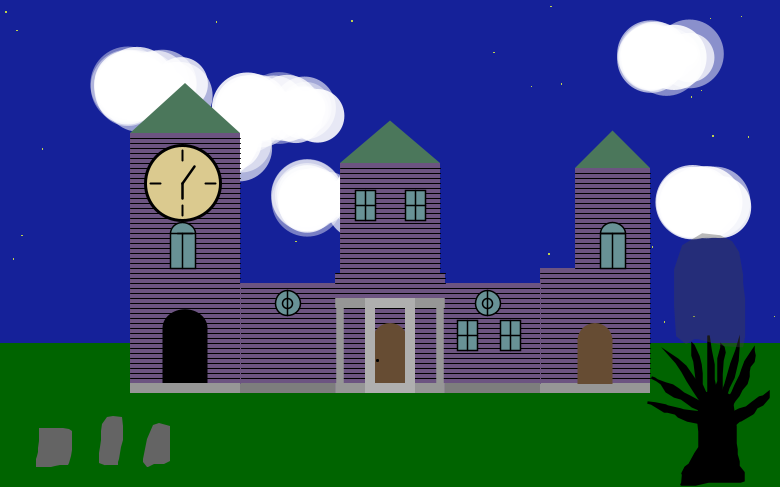
Frame 1 (no input)
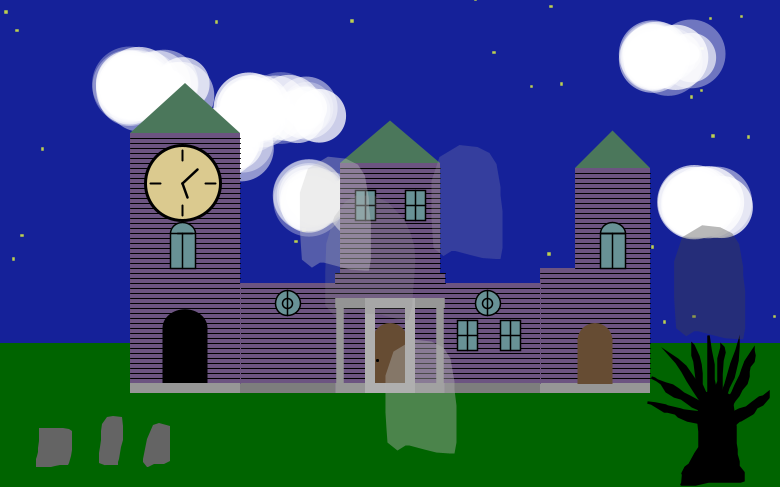
Frame 60 (the mouse pressed at the canvas centre just before this capture)
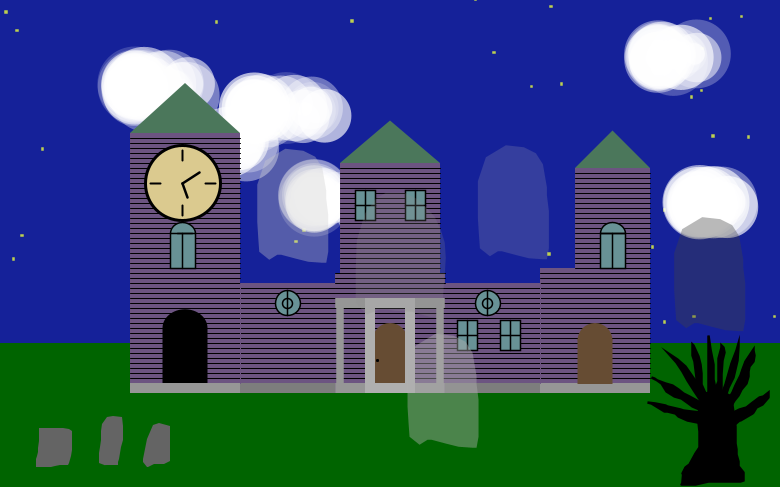
Frame 120 (the mouse held since frame 60 and released just before this capture)

The Processing sketch that drew these frames (run headless with seeded random() and noise(); from frame 60 on, the mouse is pressed at the canvas centre):

// Processing sketch: processing_133256
// ── processing_133256.pde

//James LeVasseur
//Feburary 11th 2014
//My "haunted" house for nmd 295.



//declaration variables
float midx, midy; //used for mid screen
float treex, treey; //used for tree coordinates
boolean point = false;//used for plotting
boolean flickon; //used for flickering of windows

int cloudSpawnOne, cloudSpawnTwo, cloudSpawnThree; //used for spawning clouds at different rates

Weather weather; //a single weather object, determines weather of sketch

float currentWindSpeed, windTime; //floats for determining windspeed and when it changes respectively
int trueWindTime; //int for converting windTime

Orbit theSun,theMoon,theClockMin,theClockHour; //new Orbit objects, sun and moon

float newWind; //float newWind determines new wind speeds

color win1,win2,win3,win4,win5,win6,win7,win8; //colors for windows of the house

Windy theWind; //theWind, a windy object

Timer timerOne,timerTwo,timerThree; //timers used for timing clouds

Timer flickrTime,flickoffTime;//timers used for window flickering

Timer windChange; //determines when the windChanges

ArrayList<Cloudy> clouds; //a new arraylist to contain the clouds

ArrayList<Orbit> stars; //A new ArrayList of orbit objects for stars

ArrayList<WFX> allrain; //used for containg rain

ArrayList<WFX> allsnow; //used for containing snow

ArrayList<WFX> fallensnow; //used for containing snow on the ground

ArrayList<WFX> rainsplash; //used for containing rain splashes

ArrayList<monster> ghosts; //used for containing ghosts

float snowcount,raincount; //variables used for determining amount of rain and snow

void setup(){
  //size of screen
  
  size(780,487);
  //initialization of mid screen variables
  midx=width/2;
  midy=height/2;
  
  //initialization of tree variables
  treex=midx+20;
  treey=midy+35;

  //initializes variables from about
 raincount = 0;
 snowcount = 0;

  //initializes the moon
  theMoon = new Orbit("moon",500,350,midx,midy+150); 
  //initializes the sun
  theSun = new Orbit("sun", 500,390,midx,midy+175);
  theClockHour = new Orbit("hour", 20,20,(width/2)-207.5,(height/2)-60);
  theClockMin = new Orbit("min", 15,15,(width/2)-207.5,(height/2)-60);
  
  
  clouds = new ArrayList<Cloudy>(); //initializing a new arraylist for clouds
  stars = new ArrayList<Orbit>(); //initializes the stars arraylist
  allrain = new ArrayList<WFX>(); //initialize the rain arraylist
  allsnow = new ArrayList<WFX>(); //initialize the snow arraylist
  fallensnow = new ArrayList<WFX>(); //initialize the fallensnow arraylist
  rainsplash = new ArrayList<WFX>(); //initialize the rainsplash arraylist
  ghosts = new ArrayList<monster>(); //initialize the ghosts arraylist
  
  //initializes the wind
  theWind = new Windy();
  //initializes the weather
  weather = new Weather();
  //setting values for cloudpawn, will be used for timers relating to cloud spawn time
  cloudSpawnOne = 8000;
  cloudSpawnTwo = 5000;
  cloudSpawnThree = 12000;
  
  //initializing new timers with their times
  timerOne = new Timer(cloudSpawnOne);
  timerTwo = new Timer(cloudSpawnTwo);
  timerThree= new Timer(cloudSpawnThree);
  
  flickrTime = new Timer(4000);//flickr off is always more than on
  flickoffTime = new Timer(6000);
  //random time between the wind changes direction
  windTime = random(10000,50000);
  //converts the float windTime to an int
  trueWindTime = int(windTime);
  //new Timer for wind
  windChange = new Timer(trueWindTime);
  
  //colors of all the windows, for the flickr function
  win1= color(104,146,150);
  win2= color(104,146,150);
  win3= color(104,146,150);
  win4= color(104,146,150);
  
  win5= color(104,146,150);
  win6= color(104,146,150);
  win7= color(104,146,150);
  win8= color(104,146,150);
  
  //gets the current weather decided by the weather object
  String currentWeather = weather.theWeather();
  
  //spawns several clouds in the middle of the screen at the start of the sketch
  for(int s=0;s<random(1,6);s++){
    //the skies function is used for cloud spawning
      skies(currentWindSpeed,currentWeather,true); //passing windspeed, current weather and a boolean, true is to indicate that this is before the draw function has started, and therefore the clouds should spawn in the middle of the screen
    }
  
  //initializes flickon
  flickon=false;
  //generates 200 stars
  for(int q=0;q<200;q++){
    //night skies generates stars
    nightSkies();
  }
 
}

void draw(){

  background(0,0,100); //background
  smooth(); //used to smooth out lines and objects
  //uses the function horizon for the sky
  horizon(theSun.currentDeg());
  //loops through the stars Arraylist
  for(int j=0;j<stars.size();j++){
    Orbit tempStar = stars.get(j);//sets new orbit equal to current object that j is getting from stars arraylist
    tempStar.run(theSun.currentDeg());//runs that object, passing it the current degree of the sun
  }
  
  String currentWeather = weather.theWeather();//gets the current weather, rewritten here so it will be updated with draw function

  
  theMoon.run(theSun.currentDeg());//runs moon passing the current degree of the sun
  theSun.run(theSun.currentDeg());//runs the sun, passes it's own current deg, but never makes use of it

  
  //for loop to run through the clouds in "clouds"
  for(int i=0;i<clouds.size();i++){
    Cloudy tempCloud = clouds.get(i); //sets temp to current cloud
    tempCloud.run(currentWindSpeed,currentWeather);//runs functions for current cloud
    if(tempCloud.x>width+250||tempCloud.x<-250||tempCloud.opa<10){ //checks to see if current cloud is beyond 50 more than the width
      clouds.remove(tempCloud); //removes current cloud from "clouds" to keep "clouds" small and to conserve memory
    }
  }
  
  

  noStroke(); //used for base house rooms

  rectMode(CENTER); //used for all rectangles
  
  noStroke();
  fill(0,100,0);//color of grass
  rect(midx,midy+175,width,150); //grass

  fill(108,84,129);
  rect(midx,midy+90,110,120);//center room
  rect(midx,midy-25,100,110);//center higher room
  
  fill(150);
  rect(midx+36.5,midy+145,36.5,10);//front foundation right
  rect(midx-36.5,midy+145,36.5,10);//front foundation left
  
  fill(175);
  rect(midx,midy+145,50,10); //front foundation middle

  fill(108,84,129);
  rect(midx+105,midy+95,100,110);//right room
  rect(midx-105,midy+95,100,110);//left room
  
  fill(125);
  rect(midx+105,midy+145,100,10); //right foundation
  rect(midx-105,midy+145,100,10); //left foundation
  
  fill(108,84,129);
  rect(midx+205,midy+87.5,110,125);//far right room
  rect(midx-205,midy+20,110,260);//far left room
  
  rect(midx+222.5,midy-25,75,100);//far right top room
  
  fill(150);
  rect(midx+205,midy+145,110,10);//far right foundation
  rect(midx-205,midy+145,110,10);//far left foundation
  
  stroke(0);
  strokeWeight(1);
  //the following for loops make the siding for different parts of the house as labeled
  //Left Room
  for(int i=0, j=45; i<19;i++){
   
    line(midx-150,midy+j,midx-55,midy+j);
    j+=5;
  }

  //right room
  
  for(int i=0, j=45; i<19;i++){
 
    line(midx+150,midy+j,midx+55,midy+j);
    j+=5;
  }

  //top center
  for(int i=0, j=25; i<21;i++){
  
    line(midx-50,midy+j,midx+50,midy+j);
    j-=5;
  }
  //far right room
  for(int t=0, y=30;t<22;t++){
    line(midx+150,midy+y,midx+260,midy+y);
    y+=5;
  }

  //top far right
  
  for(int q=0, w= 25;q<20;q++){
    
    line(midx+185,midy+w,midx+260,midy+w);
    w-=5;
  }

  
  //clock tower
  for(int e=0, r = 135; e<49;e++){
    
    line(midx-150,midy+r,midx-260,midy+r);
    r-=5;
    
  }

  
  
  //center room
  for(int v = 0, b = 135; v<22;v++){
    line(midx-55,midy+b,midx+55,midy+b);
    b-=5;
    
  }

  noStroke();
  fill(75,119,91);
  triangle(midx-260,midy-110,midx-205,midy-160,midx-150,midy-110);//clock tower roof
  triangle(midx-50,midy-80,midx,midy-122.5,midx+50,midy-80); //center roof
  triangle(midx+185,midy-75,midx+222.5,midy-112.5,midx+260,midy-75); //right roof
  
  fill(219,202,143);
  stroke(0);
  strokeWeight(3);
  ellipse(midx-207.5,midy-60,75,75); //clock face
  strokeWeight(1);
  stroke(108,84,129);
  line(midx+150,midy+40,midx+150,midy+140); //line on right side of house used to break up siding
  line(midx-150,midy+40,midx-150,midy+140); //line on left side of house used to break up siding
  
  fill(102,76,51);
  noStroke();
  rect(midx,midy+117.5,35,45);//front door
  arc(midx,midy+97.5,35,35,PI, TWO_PI); //front door top
  
  stroke(0);
  fill(0);
  ellipse(midx-12.5,midy+117.5,2.5,2.5); //door knobs
  ellipse(midx+190,midy+112.5,2.5,2.5);
 
 
  strokeWeight(2);//for clock lines
  
  stroke(0);
  //lines on the clock
  line(midx-207.5,midy-92.5,midx-207.5,midy-82.5);
  line(midx-185,midy-60,midx-175,midy-60);
  line(midx-240,midy-60,midx-230,midy-60);
  line(midx-207.5,midy-27.5,midx-207.5,midy-37.5);
  
  strokeWeight(1);
  
  noStroke();

  
  fill(175);
  rect(midx-20,midy+102.5,10,75);//front pillars
  rect(midx+20,midy+102.5,10,75);
  
  fill(150);
  rect(midx+50,midy+102.5,7.5,75);//side pillars
  rect(midx-50,midy+102.5,7.5,75);
  
  rect(midx-36.5,midy+60,36.5,10); //top blocks
  rect(midx+36.5,midy+60,36.5,10);
  fill(175);
  rect(midx,midy+60,50,10); //middle block
  
  fill(0);
  rect(midx-205,midy+112.5,45,55); //door for clock tower
  arc(midx-205,midy+85,45,37.5,PI, TWO_PI); //clock tower door top
  
  fill(102,76,51);
  rect(midx+205,midy+118.5,35,45); //far right door
  arc(midx+205,midy+97.5,35,35,PI, TWO_PI); //far right door top

  //window center left
  noStroke(); 
  fill(win1);
  rect(midx-25,midy-37.5,20,30); //rect with blue tint- glass
  stroke(0);
  noFill();
  strokeWeight(1.5);
  rect(midx-25,midy-37.5,20,30); //frame
  line(midx-35,midy-37.5,midx-15,midy-37.5);//frame
  line(midx-25,midy-52.5,midx-25,midy-22.5);//frame
  
  //window center right
  noStroke();
  fill(win2);
  rect(midx+25,midy-37.5,20,30);//rect with blue tint- glass
  stroke(0);
  noFill();
  strokeWeight(1.5);
  rect(midx+25,midy-37.5,20,30);//frame
  line(midx+35,midy-37.5,midx+15,midy-37.5);//frame
  line(midx+25,midy-52.5,midx+25,midy-22.5);//frame
  
  //window right room left
  noStroke();
  fill(win3);
  rect(midx+77.5,midy+92.5,20,30);//rect with blue tint- glass
  stroke(0);
  noFill();
  strokeWeight(1.5);
  rect(midx+77.5,midy+92.5,20,30);//frame
  line(midx+67.5,midy+92.5,midx+87.5,midy+92.5);//frame
  line(midx+77.5,midy+107.5,midx+77.5,midy+77.5);//frame
  
  //window right room right
  noStroke();
  fill(win4);
  rect(midx+120,midy+92.5,20,30);//rect with blue tint- glass
  stroke(0);
  noFill();
  strokeWeight(1.5);
  rect(midx+120,midy+92.5,20,30);//frame
  line(midx+110,midy+92.5,midx+130,midy+92.5);//frame
  line(midx+120,midy+107.5,midx+120,midy+77.5);//frame
  
  //circle window, left room
  noStroke();
  fill(win5);
  ellipse(midx-102.5,midy+60,25,25);//ellipse with blue tint- glass
  stroke(0);
  noFill();
  ellipse(midx-102.5,midy+60,25,25); //first frame
  ellipse(midx-102.5,midy+60,10,10);//smaller frame
  line(midx-102.5,midy+72.5,midx-102.5,midy+47.5); //line frame
  //circle window, right room
  noStroke();
  fill(win6);
  ellipse(midx+97.5,midy+60,25,25);//ellipse with blue tint- glass
  stroke(0);
  noFill();
  ellipse(midx+97.5,midy+60,25,25); //first frame
  ellipse(midx+97.5,midy+60,10,10); //smaller frame
  line(midx+97.5,midy+72.5,midx+97.5,midy+47.5); //line frame
  //right poarch window
  fill(win7);
  noStroke();
  rect(midx+222.5,midy+7.5,25,35); //glass
  arc(midx+222.5,midy-10,25,21,PI, TWO_PI); //glass
  stroke(0);
  noFill();
  rect(midx+222.5,midy+7.5,25,35); //frame
  arc(midx+222.5,midy-10,25,21,PI, TWO_PI);  //frame
  line(midx+222.5,midy+25,midx+222.5,midy-10); //frame
  line(midx+210,midy-10,midx+235,midy-10); //frame
  //left poarch window
  fill(win8);
  noStroke();
  rect(midx-207.5,midy+7.5,25,35); //glass
  arc(midx-207.5,midy-10,25,21,PI, TWO_PI);//glass 
  stroke(0);
  noFill();
  rect(midx-207.5,midy+7.5,25,35); //frame
  arc(midx-207.5,midy-10,25,21,PI, TWO_PI); //frame 
  line(midx-207.5,midy+25,midx-207.5,midy-10); //frame
  line(midx-197.5,midy-10,midx-212.5,midy-10); //frame
  
  
  //function "istime" returns an integer, these assign the returned ints to a variable
  int one = timerOne.istime();
  int two = timerTwo.istime();
  int three = timerThree.istime();
  
  if(one==1&&currentWeather!="blue"||two==1&&currentWeather!="blue"||three==1&&currentWeather!="blue"){ //if any of the ints are 1 skies is called. 1 is returned everytime the timer runs through it's time. The if statement also requires that the weather is not blue, because blue stands for blue skies, aka no clouds, and thusly we don't want clouds spawning then
    skies(currentWindSpeed,currentWeather,false); //calls the skies function, which generates clouds
  }
  

  
  //checks for a return value from flickrTime to see if flickon will be true or not
  int flick = flickrTime.istime();
  if(flick==1){ //if flick returns one 
    flickon=true;//flickon is true

  }
  //if flickoff returns one flickon is set to false and all windows set back to their original color
  //this is to prevent miscolored windows
  int flickoff = flickoffTime.istime();
  if(flickoff ==1){
    flickon=false;
    win1 = color(104,146,150);
    win2 = color(104,146,150); 
    win3 = color(104,146,150); 
    win4 = color(104,146,150); 
    win5 = color(104,146,150); 
    win6 = color(104,146,150); 
    win7 = color(104,146,150); 
    win8 = color(104,146,150); 
  }
  
  //checks for flick on to see if flickr function is activated
  if(flickon==true){//if flickon is true
    flickr(theSun.currentDeg());//calls flickr, passing the current degree of the sun so that the lights only flickr at night
  }
  //declares and initializes a new integer receive the time from windChange.istime()
  int windTimer = windChange.istime();
  //determines what the new wind speed is
  newWind = theWind.isWind(windTimer, currentWindSpeed);
  //sets the current windSpeed to the new windspeed;
  currentWindSpeed = newWind;

  fill(0);
  smooth();
  noStroke();
  

  //calls the creeprs function, passing the sun's current degree
  //creepers is used to spawn ghosts.
  creepers(theSun.currentDeg());

  //calls stormyskies, passing the current weather
  //stormy skies is used to make a lot of weather effects happen at the right time
  stormySkies(currentWeather);
  
//runs the hour hand of the clock
 theClockHour.run(theSun.currentDeg());
 //runs the minute hand of the clock, both take the suns current degree
 theClockMin.run(theSun.currentDeg());
 
  //begin the tree...OF DEATH
    beginShape();

vertex(treex+271.0, treey+206.0);
vertex(treex+285.0, treey+206.0);
vertex(treex+298.0, treey+203.0);
vertex(treex+303.0, treey+203.0);
vertex(treex+307.0, treey+203.0);
vertex(treex+314.0, treey+203.0);
vertex(treex+322.0, treey+203.0);
vertex(treex+324.0, treey+203.0);
vertex(treex+328.0, treey+203.0);
vertex(treex+330.0, treey+203.0);
vertex(treex+333.0, treey+202.0);
vertex(treex+333.0, treey+194.0);
vertex(treex+329.0, treey+189.0);
vertex(treex+328.0, treey+188.0);
vertex(treex+328.0, treey+183.0);
vertex(treex+326.0, treey+176.0);
vertex(treex+326.0, treey+171.0);
vertex(treex+325.0, treey+165.0);
vertex(treex+325.0, treey+164.0);
vertex(treex+325.0, treey+160.0);
vertex(treex+325.0, treey+155.0);
vertex(treex+325.0, treey+148.0);
vertex(treex+324.0, treey+141.0);
vertex(treex+323.0, treey+134.0);
vertex(treex+322.0, treey+127.0);
vertex(treex+322.0, treey+122.0);
vertex(treex+319.0, treey+117.0);
vertex(treex+312.0, treey+114.0);
vertex(treex+305.0, treey+114.0);
vertex(treex+299.0, treey+114.0);
vertex(treex+295.0, treey+115.0);
vertex(treex+292.0, treey+119.0);
vertex(treex+289.0, treey+129.0);
vertex(treex+288.0, treey+136.0);
vertex(treex+288.0, treey+144.0);
vertex(treex+289.0, treey+153.0);
vertex(treex+289.0, treey+157.0);
vertex(treex+289.0, treey+162.0);
vertex(treex+289.0, treey+169.0);
vertex(treex+285.0, treey+175.0);
vertex(treex+279.0, treey+186.0);
vertex(treex+275.0, treey+189.0);
vertex(treex+272.0, treey+195.0);
vertex(treex+272.0, treey+195.0);

  endShape();
  
  beginShape();
  
vertex(treex+297.0, treey+119.0);
vertex(treex+295.0, treey+115.0);
vertex(treex+291.0, treey+106.0);
vertex(treex+291.0, treey+99.0);
vertex(treex+291.0, treey+95.0);
vertex(treex+290.0, treey+86.0);
vertex(treex+288.0, treey+78.0);
vertex(treex+283.0, treey+67.0);
vertex(treex+282.0, treey+66.0);
vertex(treex+282.0, treey+68.0);
vertex(treex+282.0, treey+77.0);
vertex(treex+284.0, treey+83.0);
vertex(treex+285.0, treey+91.0);
vertex(treex+286.0, treey+99.0);
vertex(treex+286.0, treey+102.0);
vertex(treex+290.0, treey+114.0);
vertex(treex+292.0, treey+121.0);
vertex(treex+298.0, treey+123.0);

  endShape();
  
  beginShape();

vertex(treex+305.0, treey+119.0);
vertex(treex+305.0, treey+114.0);
vertex(treex+306.0, treey+108.0);
vertex(treex+308.0, treey+103.0);
vertex(treex+308.0, treey+91.0);
vertex(treex+308.0, treey+87.0);
vertex(treex+308.0, treey+80.0);
vertex(treex+311.0, treey+69.0);
vertex(treex+311.0, treey+67.0);
vertex(treex+311.0, treey+67.0);
vertex(treex+313.0, treey+69.0);
vertex(treex+314.0, treey+74.0);
vertex(treex+313.0, treey+78.0);
vertex(treex+312.0, treey+82.0);
vertex(treex+311.0, treey+96.0);
vertex(treex+311.0, treey+100.0);
vertex(treex+311.0, treey+107.0);
vertex(treex+311.0, treey+115.0);
vertex(treex+309.0, treey+124.0);

  endShape();
  
  beginShape();
  
vertex(treex+318.0, treey+126.0);
vertex(treex+319.0, treey+119.0);
vertex(treex+322.0, treey+114.0);
vertex(treex+325.0, treey+107.0);
vertex(treex+330.0, treey+97.0);
vertex(treex+332.0, treey+91.0);
vertex(treex+335.0, treey+83.0);
vertex(treex+339.0, treey+77.0);
vertex(treex+343.0, treey+71.0);
vertex(treex+343.0, treey+72.0);
vertex(treex+344.0, treey+77.0);
vertex(treex+343.0, treey+83.0);
vertex(treex+339.0, treey+88.0);
vertex(treex+338.0, treey+93.0);
vertex(treex+338.0, treey+98.0);
vertex(treex+336.0, treey+105.0);
vertex(treex+331.0, treey+111.0);
vertex(treex+328.0, treey+117.0);
vertex(treex+324.0, treey+122.0);
vertex(treex+321.0, treey+127.0);

  endShape();
  
  beginShape();

vertex(treex+296.0, treey+126.0);
vertex(treex+291.0, treey+124.0);
vertex(treex+290.0, treey+124.0);
vertex(treex+279.0, treey+118.0);
vertex(treex+273.0, treey+115.0);
vertex(treex+268.0, treey+111.0);
vertex(treex+262.0, treey+107.0);
vertex(treex+255.0, treey+105.0);
vertex(treex+247.0, treey+102.0);
vertex(treex+241.0, treey+99.0);
vertex(treex+244.0, treey+100.0);
vertex(treex+251.0, treey+105.0);
vertex(treex+256.0, treey+113.0);
vertex(treex+264.0, treey+118.0);
vertex(treex+271.0, treey+120.0);
vertex(treex+278.0, treey+125.0);
vertex(treex+282.0, treey+128.0);
vertex(treex+289.0, treey+131.0);
vertex(treex+290.0, treey+131.0);

  endShape();
  
  beginShape();

vertex(treex+300.0, treey+135.0);
vertex(treex+292.0, treey+135.0);
vertex(treex+290.0, treey+134.0);
vertex(treex+281.0, treey+133.0);
vertex(treex+273.0, treey+132.0);
vertex(treex+270.0, treey+131.0);
vertex(treex+257.0, treey+128.0);
vertex(treex+255.0, treey+127.0);
vertex(treex+245.0, treey+125.0);
vertex(treex+237.0, treey+124.0);
vertex(treex+241.0, treey+125.0);
vertex(treex+254.0, treey+133.0);
vertex(treex+257.0, treey+133.0);
vertex(treex+265.0, treey+135.0);
vertex(treex+268.0, treey+138.0);
vertex(treex+277.0, treey+142.0);
vertex(treex+287.0, treey+144.0);
vertex(treex+288.0, treey+144.0);
vertex(treex+291.0, treey+144.0);

  endShape();
  
  beginShape();
  
vertex(treex+317.0, treey+137.0);
vertex(treex+321.0, treey+135.0);
vertex(treex+329.0, treey+131.0);
vertex(treex+336.0, treey+129.0);
vertex(treex+341.0, treey+125.0);
vertex(treex+349.0, treey+119.0);
vertex(treex+353.0, treey+118.0);
vertex(treex+358.0, treey+114.0);
vertex(treex+358.0, treey+114.0);
vertex(treex+358.0, treey+119.0);
vertex(treex+352.0, treey+126.0);
vertex(treex+346.0, treey+129.0);
vertex(treex+343.0, treey+134.0);
vertex(treex+342.0, treey+135.0);
vertex(treex+330.0, treey+142.0);
vertex(treex+329.0, treey+142.0);
vertex(treex+322.0, treey+148.0);

  endShape();
  
  beginShape();
  
vertex(treex+308.0, treey+128.0);
vertex(treex+305.0, treey+124.0);
vertex(treex+302.0, treey+119.0);
vertex(treex+294.0, treey+114.0);
vertex(treex+289.0, treey+107.0);
vertex(treex+284.0, treey+101.0);
vertex(treex+275.0, treey+88.0);
vertex(treex+267.0, treey+81.0);
vertex(treex+258.0, treey+75.0);
vertex(treex+258.0, treey+75.0);
vertex(treex+266.0, treey+84.0);
vertex(treex+272.0, treey+93.0);
vertex(treex+277.0, treey+102.0);
vertex(treex+284.0, treey+113.0);
vertex(treex+290.0, treey+122.0);
vertex(treex+293.0, treey+127.0);

  endShape();
  
  beginShape();
  
vertex(treex+309.0, treey+129.0);
vertex(treex+309.0, treey+123.0);
vertex(treex+310.0, treey+119.0);
vertex(treex+315.0, treey+106.0);
vertex(treex+321.0, treey+85.0);
vertex(treex+326.0, treey+72.0);
vertex(treex+328.0, treey+65.0);
vertex(treex+328.0, treey+68.0);
vertex(treex+327.0, treey+82.0);
vertex(treex+323.0, treey+99.0);
vertex(treex+318.0, treey+109.0);
vertex(treex+315.0, treey+118.0);

  endShape();
  
  beginShape();

vertex(treex+307.0, treey+127.0);
vertex(treex+306.0, treey+115.0);
vertex(treex+303.0, treey+101.0);
vertex(treex+303.0, treey+86.0);
vertex(treex+300.0, treey+71.0);
vertex(treex+298.0, treey+57.0);
vertex(treex+298.0, treey+58.0);
vertex(treex+298.0, treey+82.0);
vertex(treex+298.0, treey+100.0);
vertex(treex+298.0, treey+119.0);
vertex(treex+304.0, treey+134.0);

  endShape();

//end of tree
//begin tombstones
fill(100);
noStroke();
beginShape();

vertex(36,467);
vertex(37,467);
vertex(43,467);
vertex(47,467);
vertex(51,467);
vertex(55,466);
vertex(60,465);
vertex(64,465);
vertex(68,465);
vertex(69,463);
vertex(71,456);
vertex(72,450);
vertex(72,447);
vertex(72,443);
vertex(72,438);
vertex(72,435);
vertex(72,431);
vertex(69,429);
vertex(63,428);
vertex(58,428);
vertex(54,428);
vertex(50,428);
vertex(46,428);
vertex(43,428);
vertex(41,428);
vertex(39,428);
vertex(39,430);
vertex(39,441);
vertex(38,448);
vertex(38,452);
vertex(37,456);
vertex(36,459);
vertex(36,459);

endShape();

beginShape();

vertex(107,466);
vertex(107,466);
vertex(104,465);
vertex(109,465);
vertex(112,465);
vertex(116,465);
vertex(118,465);
vertex(118,464);
vertex(118,462);
vertex(119,459);
vertex(120,453);
vertex(121,447);
vertex(123,440);
vertex(123,437);
vertex(123,431);
vertex(123,426);
vertex(122,417);
vertex(113,416);
vertex(107,417);
vertex(102,424);
vertex(101,431);
vertex(101,440);
vertex(100,447);
vertex(99,453);
vertex(99,457);
vertex(99,460);
vertex(99,463);

endShape();

beginShape();
 
vertex(147,467);
vertex(148,467);
vertex(154,464);
vertex(160,464);
vertex(164,464);
vertex(170,461);
vertex(170,449);
vertex(170,441);
vertex(170,436);
vertex(170,426);
vertex(159,423);
vertex(153,425);
vertex(147,439);
vertex(143,459);
vertex(143,462);

endShape();
//end tomb stones

//for loop for running rain drops in the allrain arraylist
for(int r=0;r<allrain.size();r++){
    WFX tempDrop = allrain.get(r);
    
    if(tempDrop.y<tempDrop.splashat){//if tempDrop's y coordinate is less that tempDrop's splashat point
      tempDrop.run("drop");//run tempDrop as a "drop" type
    } else if(tempDrop.y>tempDrop.splashat){//else if tempDrop's y value is greater than it's splashat value, or it has passed the point where it should splash
      rainsplash.add(tempDrop);//tempDrop is added to rainsplash
      allrain.remove(tempDrop);//tempdrop is remove from rain
      //this essentially means that it's becomes splashing rain drop, and stops being a falling rain drop
    }
  }
  
  for(int s=0;s<allsnow.size();s++){//for loop that loops through the allsnow arraylist
    WFX tempSnow = allsnow.get(s);
    
    if(tempSnow.y<tempSnow.splashat){//if tempsnow is above it's splashat point
      tempSnow.run("flake");//run tempsnow as a flake
    } else if(tempSnow.y>tempSnow.splashat){//else if it's passsed it's splashat point
      fallensnow.add(tempSnow);//add tempsnow to fallensnow arraylist
      allsnow.remove(tempSnow);//remove tempsnow from allsnow
    }
  }
  
  for(int p=0;p<rainsplash.size();p++){//for loop running through rainsplash arraylist
    WFX tempSplash = rainsplash.get(p);
    
    tempSplash.run("splash");//run tempsplash as a splash
    if(tempSplash.op<50){//if tempsplash's op (opacity) value is less than 50
      rainsplash.remove(tempSplash);//remove tempsplash
    }
  }
  
  for(int f=0;f<fallensnow.size();f++){//for loop for fallen snow arraylist
    WFX tempFallen = fallensnow.get(f);
    
    tempFallen.run("fallen");//run fallen snow as fallen type
    
    if(currentWeather=="sunny"){//if weather is sunny
      tempFallen.op-=1;//reduce opacity for tempfallen by 1 per loop
    } else if(currentWeather=="blue"){//if blue skies
      tempFallen.op-=2;//reduce by 2
    } else if(currentWeather=="rain"){//same as blue
      tempFallen.op-=2;
    } else if(currentWeather=="snow"){//if snowing, increase opacity by 2
      tempFallen.op+=2;
    } else if(currentWeather=="cloudy"){//if cloudy
      tempFallen.op-=.05;//reduce by .05
    }
    
    if(tempFallen.op<50){//if tempfallen's opacity is less than 50
     fallensnow.remove(tempFallen); //remove tempfallen
    }
  }
  
  for(int g=0;g<ghosts.size();g++){//for loop for ghosts arraylist
    monster tempGhost = ghosts.get(g);
    
    if(theSun.currentDeg()>170 && theSun.currentDeg() <= 350){//if it's day time
      tempGhost.op-=.5;//tempghost's opacity is reduce by .5 per loop
    }
    
    if(tempGhost.op<5){//if tempghost's opacity is greater than 5
      ghosts.remove(tempGhost);//remove temp ghost
    }
    
    tempGhost.run("ghost");//run ghost as ghost object
  }

}//end of draw

//FUNCTION CREEPERS//
void creepers(float sundeg){//creepers takes the current degree of the sun
  
  if(sundeg>170 && sundeg <= 350){//if it's day time
  //nothing happens
    
  } else if(ghosts.size()<6){//else if there are less than 6 ghosts on the screen

    ghosts.add(new monster());//add a new monster class to ghosts

  }
}

//FUNCTION HORIZON//
void horizon(float sundeg){//takes the current degrees of the sun
  
  float degScaleOne,degScaleTwo,degScaleThree;//declare variables for sky color change
  
  if(sundeg>180 && sundeg <= 270){ //changes sky color for morning/ mid day
  //mapping the sun's degrees to color values
    degScaleOne = map(sundeg,180,270,21,153);
    degScaleTwo = map(sundeg,180,270,33,212);
    degScaleThree = map(sundeg,180,270,153,255);
    
    
  } else if(sundeg>270 && sundeg<=360){ //declares sky color for evening
      //mapping the sun's degrees to color values
    degScaleOne= map(sundeg,270,360,153,21);
    degScaleTwo= map(sundeg,270,360,212,33);
    degScaleThree= map(sundeg,270,360,255,153);
    
  } else{ //sky color for night
  //night time color values
   degScaleOne = 21;
   degScaleTwo = 33;
   degScaleThree = 153;
  }
  rectMode(CORNERS); //sets rectMode to corners for the sky
  noStroke(); 
  fill(degScaleOne,degScaleTwo,degScaleThree); //fill for sky

  rect(-10,-10,width,(height/2)+175); //the horizon/sky
  rectMode(CENTER);//resets to center

}


//FUNCTION NIGHT SKIES//

void nightSkies(){
  
  float starX = 500; //starX, x coordinate of stars is constantly 500
  float starY = random(100,700); //the Y coordinate of is between 100 and 700
  float defDeg = random(0,359); //puts the stars at a random degree point, random point in their rotation

  stars.add(new Orbit("star",starX,starY,midx,midy+175,defDeg));//adds new stars to arralist stars
}

//FUNCTION Stormy SKIES//
void stormySkies(String weatheris){//stormyskies takes the current weather in string form
  
  if(weatheris == "rain" && allsnow.size()<1){//if current weather is rain and it isn't snowing
    raincount = 3;//raincount=3
  } else if(weatheris != "rain" && raincount>=0){
    raincount-=.01;// if it isn't raining and raincount isn't 0, then reduce raincount by .01
    //this is to gradually stop the rain, rather than all at once.
  }
  //same idea with this if else block here, but for snow
  if(weatheris == "snow" && allrain.size()<1){
    snowcount = 3;
  } else if(weatheris != "snow" && snowcount>=0){
    snowcount-=.01;
  }
  //if there are clouds in the sky
  if(clouds.size()>1){
      //if p is less than raincount
      for(int p=0;p<raincount;p++){
        
        float rainX = random(0,width);//random rain width
        
        allrain.add(new WFX(rainX,0));//add new weather effects object to allrain
        
      }
      //again, same concept but with snow
       for(int s=0;s<snowcount;s++){
        
        float snowX = random(0,width);
        
        allsnow.add(new WFX(snowX,0));
        
      }
      
      //NOTE: this was could for putting snow on roofs, but it ended up being time consuming, and was never finished, still might finish it someday because i was very close i think
      //midx-260,midy-110,midx-205,midy-160,midx-150,midy-110
     // triangle(130,133,185,83,240,133);//clock tower roof
  //triangle(midx-50,midy-80,midx,midy-122.5,midx+50,midy-80); //center roof
  //triangle(midx+185,midy-75,midx+222.5,midy-112.5,midx+260,midy-75); //right roof
      /*for(int f=0;f<5;f++){
        float g = random(0,50);
        float fallenY= 83+g;
        
        
        float d=1.1;
        
        float m=random(0, fallenY*d);
        
        float fallenX = 157.5+m;
        
        fallensnow.add(new WFX(fallenX,fallenY));
        
      }*/
      
}
  
  if(weatheris == "cloudy" || weatheris =="rain" || weatheris =="snow"){//if the weather is cloudy, snow, or rain
    //set cloudspawn times to be less than usual
    cloudSpawnOne = 7000;
    cloudSpawnOne = 4000;
    cloudSpawnOne = 10000;
    
  } else if(weatheris == "sunny"){//if the weather is sunny
    
    cloudSpawnOne = 18000;//slower times
    cloudSpawnOne = 12000;
    cloudSpawnOne = 25000;
    
  } else {
   //else normal times
     cloudSpawnOne = 8000;
     cloudSpawnTwo = 5000;
     cloudSpawnThree = 12000;
    
  }
  
}


//FUNCTION SKIES//

void skies(float currentWindSpeed, String weatheris, boolean predraw){ //skies function
  float originX;
  if(predraw){
    originX = random(0,width);
  } else {
    originX = -175; //all clouds are spawned off screen originX is the x coordinate of the "origin" ellipse that all clouds are based off of.

  }
  
  float originY = random(15,height/2-25); //the origin y for the origin ellipse is random from 15 to half the height of the screen minus 50
  
  float originD = random(10,50); //the diameter of the origin ellipse
  
  String currentW = "Spring";
  
  if(currentWindSpeed<0&&predraw==false){
     originX=(originX+width+250);
   }
  
  clouds.add(new Cloudy(originX,originY,originD,currentW,weatheris)); //adds the origin ellipse to "clouds"
  
  for(float y = random(35,55);y>0;y--){ //begins a for loop that determines the size of the cloud. That is, how many ellipses it has, chosen randomly between 5 and 15
    
    float dec1 = random(-1,1); //dec stands for decide, dec1 & 2 will determine if the ellipse spawns higher or lower, to the left or right of the origin ellipse
    float dec2 = random(-1,1);
    
    float sp1; //declaring sp1 and sp2 sp stands for space
    float sp2;
    
    float selfD = random(15,75);//declares selfD and sets it to random. selfD is the diameter of the current ellipse
    
    if(dec1>0){//checking to see if the ellipse will spawn on the left or right of the origin ellipse
    //the spacing pushes the current ellipse further away from the origin ellipse by adding twice the diameter to the X or Y coordinate
      sp1 = originD*2.5;//if on the right, the spacing is positive

    } else{
     sp1 = originD*2.5*-1;  //if on the left the spacing is negative

    }
    
    if(dec2>0){//checking to see if the ellipse will spawn above or below of the origin ellipse
      //the spacing pushes the current ellipse further away from the origin ellipse by adding twice the diameter to the X or Y coordinate
      sp2 = originD*2; //if below the spacing is positive

    } else{
     sp2 = originD*2*-1; //if above the spacing is negative

    }
    
    
    
    
    //sets the X and Y coordinates of the current ellipse, with spacing added
    //the X and Y coordinates are chosen between the Origin X or Y and the Origin plus spacing
    float selfX = random(originX,originX+sp1); 
    //the spacing for the Y coordinate is given less spacing for a more "cloud-like" look
    float selfY = random(originY,originY+sp2/4);
    
    //adds the ellipse to cloudy
    clouds.add(new Cloudy(selfX,selfY,selfD,currentW,weatheris));
  }
  
  
}


//////////////function FLICKR/////////////
//////////////////////////////////////

void flickr(float sundeg){

  //this float determines which window is flickered
  float winWhichf = random(1,9);
  //convert float to int
  int winWhich = int(winWhichf);
  //switch checking for which window to flickr
  if(sundeg>=170&& sundeg<=350){
    
  } else {
  switch (winWhich) {
    
    case 1:
    for(float r=random(5,20);r>0;r--){//flickrs a random amount of times

      float current =random(300);//this float helps to determine the state of the window
      if(current>100){//checks for current
      
        win1 = color(245,245,153);//window is on
        
      } else{
        
        win1 = color(104,146,150); //window is off
        
      }
    }
    
    break;//breaks afterwards
    //the following cases are all setup the same
    case 2:
    for(float r=random(5,20);r>0;r--){

      float current =random(300);
      if(current>100){
      
        win2 = color(245,245,153);
        
      } else{
        
        win2 = color(104,146,150); 
        
      }
    }
    
    break;
    
    case 3:
    for(float r=random(5,20);r>0;r--){

      float current =random(300);
      if(current>100){
      
        win3 = color(245,245,153);
        
      } else{
        
        win3 = color(104,146,150); 
        
      }
    }
    
    break;
    
    case 4:
    for(float r=random(5,20);r>0;r--){

      float current =random(300);
      if(current>100){
      
        win4 = color(245,245,153);
        
      } else{
        
        win4 = color(104,146,150); 
        
      }
    }
    
    break;
    
    case 5:
    for(float r=random(5,20);r>0;r--){

      float current =random(300);
      if(current>100){ 
      
        win5 = color(245,245,153);
        
      } else{
        
        win5 = color(104,146,150); 
        
      }
    }
    
    break;
    
    case 6:
    for(float r=random(5,20);r>0;r--){

      float current =random(300);
      if(current>100){
      
        win6 = color(245,245,153);
        
      } else{
        
        win6 = color(104,146,150); 
        
      }
    }
    
    break;
    
    case 7:
    for(float r=random(5,20);r>0;r--){

      float current =random(300);
      if(current>100){
      
        win7 = color(245,245,153);
        
      } else{
        
        win7 = color(104,146,150); 
        
      }
    }
    
    break;
    
    case 8:
    for(float r=random(5,20);r>0;r--){

      float current =random(300);
      if(current>100){
      
        win8 = color(245,245,153);
        
      } else{
        
        win8 = color(104,146,150); 
        
      }
    }
    
    break;

  }
  }
  
}

class WFX{
  //declare class variables
  float x,y,xmo,ymo,splashat,op,oneX,oneY,twoX,twoY,threeX,threeY;
  String type;
 WFX(float px, float py){//takes parameters x and y
   //setting up x and y to parameters x and y
   x=px;
   y=py;
   op=255; //opacity starts at fully opaque
   splashat=random((height/2)+100,height);//splasat point is a point on the y axis, determines when rain splashes, and snow settles
   
   if(x>130 && x<595+55){//checks to see if the object is spawned withing the x boundries of the house
     if(splashat<=393 && splashat>=(height/2)+100){//checks if the splashat point is intersecting with the house
       splashat+=50;//if so it moves the splash point up so it doesn't splash on the house
     }
   }
   
   
 }
 
 void run(String objtype){ //run takes a string indicating what object type this will be
   type=objtype;//sets objtype to instance variable type
   
   if(type=="drop"){//if type is drop
     //sets acceleration for rain drop
     xmo=0;
     ymo=2;
     
     raindrop();//runs raindrop
     
   } else if(type=="flake"){//checks for type
     //sets accelleration
     xmo=0;
     ymo=1;
     snowflake();//runs snowflake
     
   } else if(type=="fallen"){//checks type
     xmo=0;//fallen is a settled snowflake, so not accelleration
     ymo=0;
     snowflake();//runs a snowflake
   } else if(type=="splash"){//if splash type
     xmo=0;//no x and y accelleration
     ymo=0;
     
     oneX=x; //sets new x and y values for splasher
     oneY=y;
     twoX=x;
     twoY=y;
     threeX=x;
     threeY=y;
     splasher();//runs splasher and splashmo
     splashmo();
   }
   
   motion();//runs motion
 }
 
 void raindrop(){
   //makes thing blue rectangle
   noStroke();
   fill(39,122,231);
   rect(x,y,1,5);
   
 }
 
 void snowflake(){
   //makes small white ellipse
   noStroke();
   fill(255,255,255,op);
   ellipse(x,y,2,2);
   
 }
 
 void splasher(){
   //makes three blue ellipses
   noStroke();
   fill(39,122,231,op);
   ellipse(oneX,oneY,3,3);
   ellipse(twoX,twoY,3,3);
   ellipse(threeX,threeY,3,3);
   
 }
 
 void splashmo(){
   //moves the three ellipses outward at different angles
  oneX+=-1;
  oneY+=-.5;
  
  
  twoY+=-1;
  
  threeX+=1;
  threeY+=.5;
  
  op-=5;//reduces opacity as it does
  
 }
 
 
 void motion(){
   //moves objects on x and y axises
  x+=xmo;
  y+=ymo;
 }
  

 
}

//////////////CLASS WEATHER//////////////
////////////////////////////////////////
class Weather{
  //declaring instance variables
 int progress,timeLimit;
 
 float limitis,pickWeather;
   
 String weatheris;
 //makes a list of possible weather affects as strings
 String[] FX ={"snow","rain","sunny","cloudy","blue"};
 
 Weather(){
   
   limitis = random(15000,30000);//makes random limit for changing weather
   //Note: I built the timer withing the class in weather, as opposed to outside as with cloudy
   //this is probably a more preferably method, and will continue to use this sort of method in the future
   
   timeLimit = int(limitis);//setting limit
   
   progress = millis();//progress is millis
   
   pickWeather = random(0,5);//used for choosing weather
   
   weatheris = FX[int(pickWeather)];//chooses weather based on pickWeather
   
 }
 
void run(){
  
  theWeather();//runs the weather, I generally always put stuff in run even if only one function as a workflow trait
  //it makes me think less hard about what i need to call for every class, then i can save brain power
  //brain power I use for things like thinking about cats
  //i like cats.
}

String theWeather(){
  int passedTime = millis()-progress;//weather has it's own timer
  if(passedTime>timeLimit){//checks for time passing time limit
    
    limitis = random(15000,30000);//chooses a new random timelimit
   
   timeLimit = int(limitis);//sets the new limit
    
    pickWeather = random(0,5);//picks a new weather type
   
   weatheris = FX[int(pickWeather)];//assigns new weather type
    
    progress = millis();//resets timer
  }
  //the following are key inputs used for changing the weather
  //I used them for making testing quicker, but see no reason to remove them
  if(keyPressed && key=='1'){//if pressing a key and a key is one
    weatheris="sunny";//weather is sunny
    //etc.
    //it was 12:35 am when I wrote this
  }
  if(keyPressed && key=='2'){
    weatheris="blue";
  }
  if(keyPressed && key=='3'){
    weatheris="rain";
  }
  if(keyPressed && key=='4'){
    weatheris="snow";
  }
  if(keyPressed && key=='5'){
    weatheris="cloudy";
  }

  return weatheris;//returns weatheris, the chosen weather
  
} 
}
////////////////CLASS MONSTER////////////
////////////////////////////////////////
class monster{
  //declaring instance variables
  int ghostbod;
  float bodchooser,op,ecto;
  float midx,midy,contX,contY,xmo,ymo,revcontX,revcontY;
  monster(){
    
    bodchooser=random(0,5);//chooses body
    ghostbod= int(bodchooser);//sets choice
    
    //sets random opacity
    op= random(50,150);
    //sets random color
    ecto = random(255);
    
    //sets a random containment point for x and y
    //this will be used for dynamic collision detection for ghosts
    contX = random(width/2,width);
    contY = random(height/2,height);
    
    //sets and opposite containment point forming a box
    revcontX = contX-(contX/2);
    revcontY = contY-(contY/2);
    
    //chooses random speeds
    xmo=random(-.8,.8);
    ymo=random(-.2,.2);
    //midx is different here from in the main sketch
    //the reason is i made the ghostbods in another program and used midx for that too
    //lesson learned, be less consistent with variable names
    //midx and y here choose a random spawn point within the containment box
    midx=random(revcontX,contX);
    midy=random(revcontY,contY);
  }
  
  void run(String breed){//breed is equivalent to type, but variety is the spice of life
    if(breed=="ghost"){//i don't even know why i did this, i was never going to have time for other monsters
      //runs all this stuff
      ghost();
      ghostmo();
      ghostcont();
    }
  }
  
  void ghost(){
    noStroke();
    fill(ecto,op);
    //bodies are chosen based on ghostbod
    //the bods are made with vertexes and beginshape/endshape
    if(ghostbod==1){
        beginShape();

vertex(midx-21.0, midy+47.0);
vertex(midx-18.0, midy+47.0);
vertex(midx-7.0, midy+45.0);
vertex(midx+6.0, midy+44.0);
vertex(midx+12.0, midy+46.0);
vertex(midx+19.0, midy+47.0);
vertex(midx+24.0, midy+47.0);
vertex(midx+27.0, midy+33.0);
vertex(midx+28.0, midy+24.0);
vertex(midx+26.0, midy+14.0);
vertex(midx+26.0, midy-16.0);
vertex(midx+26.0, midy-25.0);
vertex(midx+22.0, midy-36.0);
vertex(midx+14.0, midy-46.0);
vertex(midx+2.0, midy-50.0);
vertex(midx-16.0, midy-46.0);
vertex(midx-26.0, midy-32.0);
vertex(midx-29.0, midy-13.0);
vertex(midx-31.0, midy-2.0);
vertex(midx-31.0, midy+8.0);
vertex(midx-31.0, midy+21.0);
vertex(midx-31.0, midy+28.0);
vertex(midx-31.0, midy+33.0);

  endShape();
    } else if(ghostbod==2){
      
beginShape();

vertex(midx-31.0, midy+51.0);
vertex(midx-23.0, midy+46.0);
vertex(midx-19.0, midy+46.0);
vertex(midx-4.0, midy+50.0);
vertex(midx+8.0, midy+53.0);
vertex(midx+22.0, midy+54.0);
vertex(midx+26.0, midy+54.0);
vertex(midx+28.0, midy+43.0);
vertex(midx+28.0, midy+29.0);
vertex(midx+28.0, midy+18.0);
vertex(midx+28.0, midy+6.0);
vertex(midx+26.0, midy-10.0);
vertex(midx+26.0, midy-18.0);
vertex(midx+22.0, midy-41.0);
vertex(midx+15.0, midy-52.0);
vertex(midx+3.0, midy-58.0);
vertex(midx-15.0, midy-60.0);
vertex(midx-35.0, midy-48.0);
vertex(midx-43.0, midy-24.0);
vertex(midx-43.0, midy-4.0);
vertex(midx-43.0, midy+13.0);
vertex(midx-42.0, midy+29.0);
vertex(midx-41.0, midy+43.0);

  endShape();
    } else if(ghostbod==3){
        beginShape();
vertex(midx-27.0, midy+63.0);
vertex(midx-15.0, midy+58.0);
vertex(midx-6.0, midy+58.0);
vertex(midx+1.0, midy+59.0);
vertex(midx+18.0, midy+60.0);
vertex(midx+36.0, midy+65.0);
vertex(midx+45.0, midy+66.0);
vertex(midx+49.0, midy+51.0);
vertex(midx+50.0, midy+34.0);
vertex(midx+51.0, midy+23.0);
vertex(midx+52.0, midy+6.0);
vertex(midx+51.0, midy-9.0);
vertex(midx+47.0, midy-22.0);
vertex(midx+41.0, midy-35.0);
vertex(midx+25.0, midy-52.0);
vertex(midx+11.0, midy-59.0);
vertex(midx-8.0, midy-59.0);
vertex(midx-18.0, midy-53.0);
vertex(midx-29.0, midy-38.0);
vertex(midx-37.0, midy-11.0);
vertex(midx-38.0, midy+17.0);
vertex(midx-38.0, midy+33.0);
vertex(midx-38.0, midy+50.0);
vertex(midx-38.0, midy+51.0);
  endShape();
    } else if(ghostbod==4){
     
  beginShape();

vertex(midx-28.0, midy+49.0);
vertex(midx-28.0, midy+38.0);
vertex(midx-28.0, midy+29.0);
vertex(midx-28.0, midy+12.0);
vertex(midx-28.0, midy-20.0);
vertex(midx-28.0, midy-40.0);
vertex(midx-18.0, midy-57.0);
vertex(midx-11.0, midy-62.0);
vertex(midx+5.0, midy-64.0);
vertex(midx+16.0, midy-64.0);
vertex(midx+26.0, midy-59.0);
vertex(midx+33.0, midy-49.0);
vertex(midx+36.0, midy-33.0);
vertex(midx+36.0, midy-10.0);
vertex(midx+36.0, midy+10.0);
vertex(midx+36.0, midy+27.0);
vertex(midx+33.0, midy+39.0);
vertex(midx+29.0, midy+50.0);
vertex(midx+29.0, midy+55.0);
vertex(midx+17.0, midy+56.0);
vertex(midx+8.0, midy+56.0);
vertex(midx-9.0, midy+55.0);
vertex(midx-14.0, midy+53.0);

  endShape(); 
    }
    
  }
  
  void ghostmo(){
    //makes ghosts move
    midx+=xmo;
    midy+=ymo;
  }
  
  void ghostcont(){
    //checks for collision for the ghosts containment field
    if(midx<=revcontX||midx>=contX){
      xmo*=-1;
    }
    if(midy<=revcontY||midy>=contY){
      ymo*=-1;
    }
  }
  
}

///////////////////CLASS ORBIT////////////////
//////////////////////////////////////////////
class Orbit{
  //declaresfloats for the class
  float x,y,orbitX, orbitY, deg,midx,midy,d,opa;
  //declares ints for the class
  int progress, timeLimit,ts,h,m,s;
  //inc is a double for accuracy
  float inc;
  //string type
  String type;
  //first Orbit constructor for moons and sun
  Orbit(String typePara,float px,float py,float pmidx, float pmidy){
     //the type is used to determine what kind of Orbit object it will be i.e. sun, moon, star
     type=typePara;
     //all orbits move at one second
     timeLimit = 1000;
     //gives degScale a placeholder
     
     h= hour();
     m= minute();
     s= second();
     
     ts=(3600*h)+(m*60)+s;
     
     if(typePara=="sun"){//for now the sun starts at noon always
        deg=ts*.00416666666;
        deg+=90;
        if(deg>360){
          deg=deg-360;
        }
       
     } else if(typePara=="hour"){
       
       
       deg=ts*(.00416666666*2);
       
        deg+=270;
        if(deg>360){
          deg=deg-360;
        }
        
     println("ts: "+ts);
     println("deg: "+deg);
       
     } else {
      deg=90; //moon starts opposite of sun
     }
     //setting class variables to parameters
     orbitX =px; 
     orbitY =py;
     
     midx=pmidx;
     midy=pmidy;
     //opa starts at 255, fully opaque
     opa=255;

   }
   //SECOND class constructor, orbit. Use for Stars
   //Note: a second constructor was not really needed, but I wanted to try using one.
   Orbit(String typePara,float px,float py,float pmidx, float pmidy,float defDeg){
     //still accepts type
     type=typePara;
     //same time
     timeLimit = 1000;

     //checks to make sure it is a star
     if(typePara=="star"){
       //this constructor accepts one additional parameter, degDeg. This allows the stars to spawn at different points in their orbit based on input
       deg = defDeg;
     }
     
     orbitX =px;
     orbitY =py;
     
     midx=pmidx;
     midy=pmidy;
     
     opa=255;
     
     
 
   }
   

   
   void run(float sundeg){//function run takes the suns current degrees so that it can pass it along to other functions
     translate(midx,midy);//transaltes to half screen
     
     
    if(type=="sun"){//checks for type
      sun();//calls sun fucntion
      inc=.0041666666666666666666666*24;//sets inc for sun
      d=50;//sets diameter for sun
     
     
    }
      
    
    
    if(type=="star"){//checks for type
      star(sundeg);//calls star function
      inc=.000001*24;//sets inc for stars

    }
    
    if(type=="moon"){//checks for type
      moon(sundeg);//calls moon
      inc=.005*24;//sets inc for moon
      d=40;//sets diamter for moon
     
      }
      
    if(type=="min"){
      //inc=.005*24;//sets inc for moon
      clock(sundeg, type);
        
      }
      
    if(type=="hour"){
      //inc=.005*24;//sets inc for moon
      clock(sundeg, type);
        
      }
    
    
    
    makeOrbit();
    translate(midx*-1,midy*-1);//offsets previous translate
    
    if(deg>=360){//resets deg for trackability purposes
      deg=0;
   }
   }
   
   void clock(float sundeg, String hand){
     if(hand=="hour"){
       
       inc=.0041666666666666666666666*48;
       
     } else if(hand=="min"){
       
       inc=.0041666666666666666666666*2880;
       
     }
     
     x = cos(radians(deg)) * orbitX;
  
     y = sin(radians(deg)) * orbitY;
     
     stroke(0);
     strokeWeight(2.5);
     line(0,0,x,y);
     
   }
   
   void star(float sundeg){//function star takes the suns current degree so that it knows when to adjust opacity
     
     if(sundeg>=150 && sundeg<=200){//if the sun is rising 
       
       opa=map(sundeg,150,200,255,0);//start lowering opacity
       
     } else if(sundeg>=310 && sundeg <=360){//if the sun is setting
       opa=map(sundeg,310,360,0,255);//start to raise opacity
     } else if(sundeg>=200 &&sundeg<=310){//if the sun is mid day
       opa=0;//no opacity
     } else {//if it's night
      opa=225; //full opacity
     }
     //x and y of star
     x = cos(radians(deg)) * orbitX;
  
     y = sin(radians(deg)) * orbitY;
     
     stroke(212,231,69,opa);//stroke of star
     //star is a point
     rect(x,y,.5,.5);
   }
   //the moon function is very similar to the star function
   //and I have to leave soon or be late.
   void moon(float sundeg){
     
     if(sundeg>=150 && sundeg<=200){
       
       opa=map(sundeg,150,200,255,0);
       
     } else if(sundeg>=310 && sundeg <=360){
       opa= map(sundeg,310,360,0,255);
     } else if(sundeg>=200 &&sundeg<=310){
       opa=0;
     } else {
      opa=225; 
     }
     
     x = cos(radians(deg)) * orbitX;
  
     y = sin(radians(deg)) * orbitY;
     
     fill(196,209,100,opa);
     noStroke();
     
     ellipse(x,y,d,d);
   }
   //the sun is the same as star and moon, without the need to worry about opacity
   void sun(){
     
     x = cos(radians(deg)) * orbitX;
  
     y = sin(radians(deg)) * orbitY;
     
     fill(255,255,0);
     noStroke();
     
     ellipse(x,y,d,d);
     
     
     
   }
   
   void makeOrbit(){
     deg+=inc;//makes the Orbit objects move
   }
   
   float currentDeg(){
     return deg;//returns deg, used for tracking the suns location
   }
  
}

///////////////////CLASS WINDY////////////////
/////////////////////////////////////////////

class Windy{
  //declare class variables
  float windSpeed;
    
  float newSpeed;
  
  Windy(){
    
    newSpeed = random(-1.4,1.4);//new speed is chosen here
    
    
    
  }

float isWind(int onTime,float currentWindSpeed){
  
  
  if(onTime==1){
    newSpeed = random(-1.4,1.4); //new speeds will be chosen from here
  }
    
  windSpeed = currentWindSpeed;//sets windspeed to the current windspeed
  
  if(windSpeed!=newSpeed){ //if the speeds are different
    float diff = newSpeed-windSpeed; //creates diff of the two speeds
    if(windSpeed<newSpeed){
      
        windSpeed+=.001; //increaments towards the new speed
      
    } else if(windSpeed>newSpeed){
      
        windSpeed-=.001; //increaments towards the new speed
      
    }
  }
  //these if statements stop the windspeed from going too high
  if(windSpeed>1.5){
    windSpeed=1.5;
  }
  if(windSpeed<-1.5){
    windSpeed=-1.5;
  }
  return windSpeed;//returns the windspeed
  
}

}
/////////////CLASS TIMER/////////////
////////////////////////////////////

class Timer{//class Timer
  int savedTime,totalTime; //initializes instance variables
 
 Timer(int limit){//Timer takes one paramter, the time it will take to go through a loop, in millis
   totalTime=limit; //the total time is set to the parameter
   savedTime=millis(); //savedTime is set to millis

 }
 
 int istime(){
   
   int passedTime = millis() - savedTime; //passed time is declared and initialized
   
   if(passedTime>totalTime){ //checks to see if the time passed is equal to the totalTime
     

     
     savedTime=millis();//resets savedTime
     
     
     return 1;//returns 1 to indicate that X amount of time has passed
   } else {
     
    return 0; //if the timer hasn't gone through a loop yet it will return 0 to indicate the limit has not been reached
   }
   
   
   
 }
  
}

///////////////////// CLASS CLOUDY //////////////////////
////////////////////////////////////////////////////////

class Cloudy{ //class cloudy
  
 float x,y,d,col,opa,xmo; //declares instance variables
 
 int k1,k2,k3,c1,c2,c3;
 
 Cloudy(float px, float py, float pd, String cw, String weatheris){
   //sets instance variables to paramters
   x=px;
   y=py;
   d=pd;
   //it it's raining the clouds are darker in color
   //used 3 color values because i entertained the idea of having rose colored clouds at sunrise
   //then i through that idea out the window, but kept these
   if(weatheris=="rain"){
     c1=128;
     c2=128;
     c3=128;
   } else {
     c1=255;
     c2=255; 
     c3=255;
   }
   
   
   
   
   opa=random(100,240); //a random opacity is chosen for each ellipse
  
 }
 //SECOND CONSTRUCTOR
 Cloudy(float px, float py, float pd, String cw, String weatheris,float opaPara){
   //sets instance variables to paramters
   x=px;
   y=py;
   d=pd;
   
   if(weatheris=="rain"){
     c1=128;
     c2=128;
     c3=128;
   } else {
     c1=255;
     c2=255; 
     c3=255;
   }
   
   
   
   
   opa=opaPara;
  
 }
 
 void run(float CurrentWindSpeed, String weatheris){//runs all functions
   //if the weather is blue skies
   if(weatheris=="blue"){
     opa-=.5;//lower opacity
   }
   //if raining it changes the color adjusters to the intended color
   if(weatheris=="rain"){
     k1=128;
     k2=128;
     k3=128;
   } else {
     k1=255;
      k2=255; 
      k3=255;
   }
    //runs class functions
   cloudgen();
   mover(currentWindSpeed);
   
   
 }
 
 
 void cloudgen(){//makes a single white ellipse based on parameters
   //adjusts color values in a smooth transition from actual colors to the color adjuster values
   if(c1<k1){//if current color value is less than color adjuster
     c1++;//increase to color adjuster
   } else if(c1>k1){//etc.
     c1--;
   }
   if(c2<k2){
     c2++;
   } else if(c2>k2){
     c2--;
   }
   if(c3<k3){
     c3++;
   } else if(c3>k3){
     c3--;
   }
   
   noStroke();
   fill(c1,c2,c3,opa);
   ellipse(x,y,d,d);
   
}
  
 void mover(float currentWindSpeed){ //moves the cloud horizontally
   
   xmo=currentWindSpeed;//sets xmo to current windspeed
   
   
   x+=xmo;//moves cloud
   
   
 }
  
}
